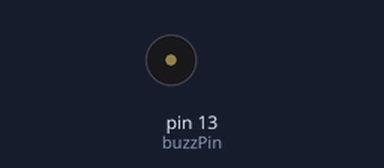
Recording of a sketch running on a simulated Arduino Uno, built with avr-gcc and run on an emulated ATmega328P. Shown: buzzer (waves = sounding).

Above: at 0.5 s.
Timing chart, 0 to 3.0 s (numbered marks = the images above):
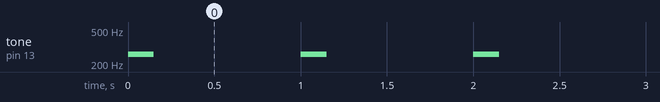

Measured:
- by itself, tone on pin 13 (buzzPin): alternates 261 Hz for 0.15 s and silent for 0.85 s

The sketch:

buzzerMB.ino
```cpp
// Código de prueba del buzzer del magnetBot.
// Hecho por Roboteam, febrero 14, 2016.

#define buzzPin 13


void setup() {

  pinMode(buzzPin, OUTPUT); // Aparentemente no es
}

void loop() {
   tone(buzzPin, 261, 150);
   delay(1000);
}
```
